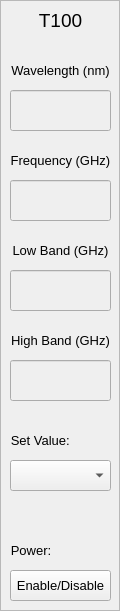
   <widget class="QFrame" name="frame4">
    <property name="geometry">
     <rect>
      <x>370</x>
      <y>110</y>
      <width>120</width>
      <height>611</height>
     </rect>
    </property>
    <property name="frameShape">
     <enum>QFrame::StyledPanel</enum>
    </property>
    <property name="frameShadow">
     <enum>QFrame::Raised</enum>
    </property>
    <widget class="QLabel" name="t100Label4">
     <property name="geometry">
      <rect>
       <x>0</x>
       <y>0</y>
       <width>121</width>
       <height>41</height>
      </rect>
     </property>
     <property name="font">
      <font>
       <pointsize>14</pointsize>
      </font>
     </property>
     <property name="text">
      <string>T100</string>
     </property>
     <property name="alignment">
      <set>Qt::AlignCenter</set>
     </property>
    </widget>
    <widget class="QLineEdit" name="wavDisplay4">
     <property name="enabled">
      <bool>false</bool>
     </property>
     <property name="geometry">
      <rect>
       <x>10</x>
       <y>90</y>
       <width>101</width>
       <height>41</height>
      </rect>
     </property>
     <property name="font">
      <font>
       <pointsize>12</pointsize>
      </font>
     </property>
     <property name="text">
      <string/>
     </property>
    </widget>
    <widget class="QLabel" name="wavelengthLabel4">
     <property name="geometry">
      <rect>
       <x>0</x>
       <y>50</y>
       <width>121</width>
       <height>41</height>
      </rect>
     </property>
     <property name="font">
      <font>
       <pointsize>10</pointsize>
      </font>
     </property>
     <property name="text">
      <string>Wavelength (nm)</string>
     </property>
     <property name="alignment">
      <set>Qt::AlignCenter</set>
     </property>
    </widget>
    <widget class="QLineEdit" name="freqDisplay4">
     <property name="enabled">
      <bool>false</bool>
     </property>
     <property name="geometry">
      <rect>
       <x>10</x>
       <y>180</y>
       <width>101</width>
       <height>41</height>
      </rect>
     </property>
     <property name="font">
      <font>
       <pointsize>12</pointsize>
      </font>
     </property>
     <property name="text">
      <string/>
     </property>
    </widget>
    <widget class="QLabel" name="freqLabel4">
     <property name="geometry">
      <rect>
       <x>0</x>
       <y>140</y>
       <width>121</width>
       <height>41</height>
      </rect>
     </property>
     <property name="font">
      <font>
       <pointsize>10</pointsize>
      </font>
     </property>
     <property name="text">
      <string>Frequency (GHz)</string>
     </property>
     <property name="alignment">
      <set>Qt::AlignCenter</set>
     </property>
    </widget>
    <widget class="QComboBox" name="setValComboBox4">
     <property name="geometry">
      <rect>
       <x>10</x>
       <y>460</y>
       <width>101</width>
       <height>31</height>
      </rect>
     </property>
    </widget>
    <widget class="QLabel" name="setValLabel4">
     <property name="geometry">
      <rect>
       <x>0</x>
       <y>420</y>
       <width>121</width>
       <height>41</height>
      </rect>
     </property>
     <property name="font">
      <font>
       <pointsize>10</pointsize>
      </font>
     </property>
     <property name="text">
      <string>   Set Value:</string>
     </property>
     <property name="alignment">
      <set>Qt::AlignLeading|Qt::AlignLeft|Qt::AlignVCenter</set>
     </property>
    </widget>
    <widget class="QPushButton" name="powerToggle4">
     <property name="geometry">
      <rect>
       <x>10</x>
       <y>570</y>
       <width>101</width>
       <height>31</height>
      </rect>
     </property>
     <property name="font">
      <font>
       <pointsize>10</pointsize>
      </font>
     </property>
     <property name="text">
      <string>Enable/Disable</string>
     </property>
    </widget>
    <widget class="QLabel" name="powerLabel4">
     <property name="geometry">
      <rect>
       <x>0</x>
       <y>530</y>
       <width>121</width>
       <height>41</height>
      </rect>
     </property>
     <property name="font">
      <font>
       <pointsize>10</pointsize>
      </font>
     </property>
     <property name="text">
      <string>   Power:</string>
     </property>
     <property name="alignment">
      <set>Qt::AlignLeading|Qt::AlignLeft|Qt::AlignVCenter</set>
     </property>
    </widget>
    <widget class="QLabel" name="lowBandLabel4">
     <property name="geometry">
      <rect>
       <x>0</x>
       <y>230</y>
       <width>121</width>
       <height>41</height>
      </rect>
     </property>
     <property name="font">
      <font>
       <pointsize>10</pointsize>
      </font>
     </property>
     <property name="text">
      <string>Low Band (GHz)</string>
     </property>
     <property name="alignment">
      <set>Qt::AlignCenter</set>
     </property>
    </widget>
    <widget class="QLineEdit" name="highBandDisplay4">
     <property name="enabled">
      <bool>false</bool>
     </property>
     <property name="geometry">
      <rect>
       <x>10</x>
       <y>360</y>
       <width>101</width>
       <height>41</height>
      </rect>
     </property>
     <property name="font">
      <font>
       <pointsize>12</pointsize>
      </font>
     </property>
     <property name="text">
      <string/>
     </property>
    </widget>
    <widget class="QLineEdit" name="lowBandDisplay4">
     <property name="enabled">
      <bool>false</bool>
     </property>
     <property name="geometry">
      <rect>
       <x>10</x>
       <y>270</y>
       <width>101</width>
       <height>41</height>
      </rect>
     </property>
     <property name="font">
      <font>
       <pointsize>12</pointsize>
      </font>
     </property>
     <property name="text">
      <string/>
     </property>
    </widget>
    <widget class="QLabel" name="highBandLabel4">
     <property name="geometry">
      <rect>
       <x>0</x>
       <y>320</y>
       <width>121</width>
       <height>41</height>
      </rect>
     </property>
     <property name="font">
      <font>
       <pointsize>10</pointsize>
      </font>
     </property>
     <property name="text">
      <string>High Band (GHz)</string>
     </property>
     <property name="alignment">
      <set>Qt::AlignCenter</set>
     </property>
    </widget>
   </widget>
